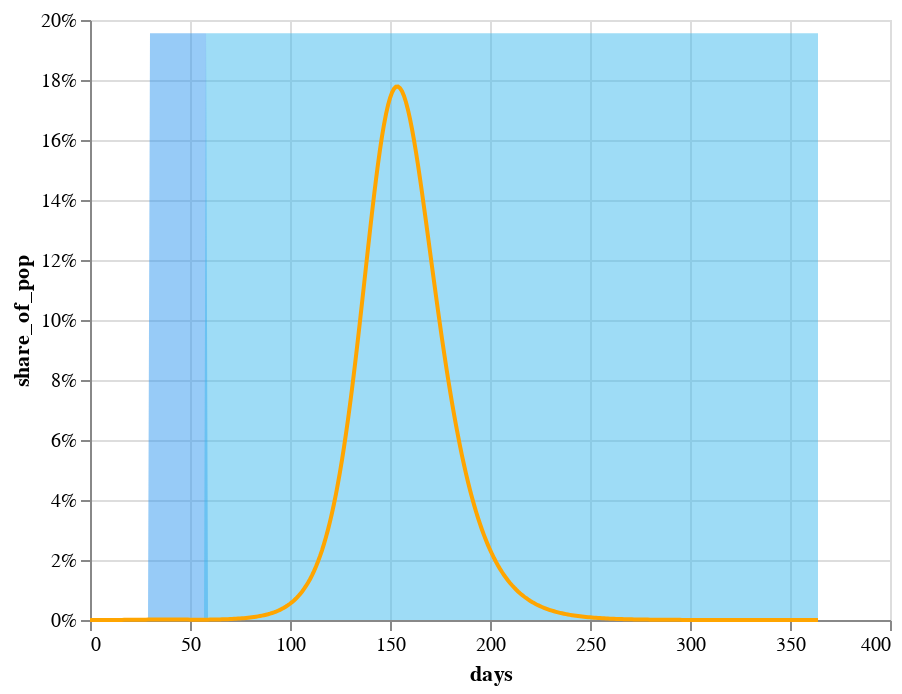

Here is the notebook cell this chart was saved with:
### Code cell
chart3+chart2+chart1

### Figure 1 — Vega-Lite specification as saved in the notebook (floating-point values rounded to 4 significant figures; data arrays with more than 128 entries replaced by an {"elided": "..."} marker saying what was removed)
{"config": {"view": {"continuousWidth": 400, "continuousHeight": 300}}, "layer": [{"data": {"name": "data-31257e3fa725f381bbf4e1ca879df56d"}, "mark": {"type": "area", "color": "#3098ef", "opacity": 0.5}, "encoding": {"x": {"type": "quantitative", "field": "days"}, "y": {"type": "quantitative", "axis": {"format": "%"}, "field": "share_of_pop"}}}, {"data": {"name": "data-e8c36ba4b732793aab2c691851e7aebd"}, "mark": {"type": "area", "color": "#3fbaed", "opacity": 0.5}, "encoding": {"x": {"type": "quantitative", "field": "days"}, "y": {"type": "quantitative", "axis": {"format": "%"}, "field": "share_of_pop"}}}, {"data": {"name": "data-6b33bb27365363bf10d543626580793d"}, "mark": {"type": "line", "color": "orange"}, "encoding": {"tooltip": [{"type": "quantitative", "field": "days"}, {"type": "quantitative", "field": "share_of_pop"}], "x": {"type": "quantitative", "field": "days"}, "y": {"type": "quantitative", "axis": {"format": "%"}, "field": "share_of_pop"}}}], "$schema": "https://vega.github.io/schema/vega-lite/v4.0.0.json", "datasets": {"data-31257e3fa725f381bbf4e1ca879df56d": {"elided": "365 records"}, "data-e8c36ba4b732793aab2c691851e7aebd": {"elided": "365 records"}, "data-6b33bb27365363bf10d543626580793d": {"elided": "365 records"}}}
